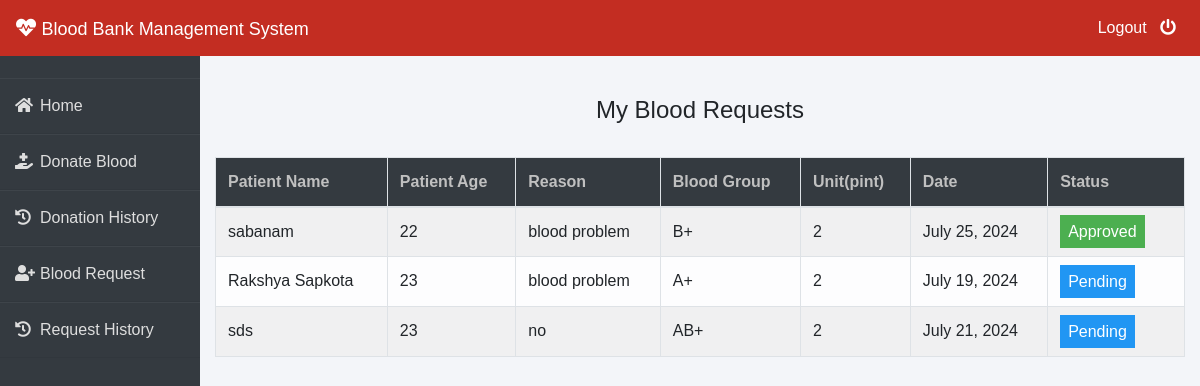
/donor/request-history (signed in), run on the app's committed database.
### blood/models.py (models this page shows, shortened)
class BloodRequest(models.Model):
    request_by_patient=models.ForeignKey(pmodels.Patient,null=True,on_delete=models.CASCADE)
    request_by_donor=models.ForeignKey(dmodels.Donor,null=True,on_delete=models.CASCADE)
    patient_name=models.CharField(max_length=30)
    patient_age=models.PositiveIntegerField()
    reason=models.CharField(max_length=500)
    bloodgroup=models.CharField(max_length=10)
    unit=models.PositiveIntegerField(default=0)
    status=models.CharField(max_length=20,default="Pending")
    date_approved = models.DateField(null=True)
    date=models.DateField(auto_now=True)

### donor/views.py (the view)
# urls.py: path('request-history', views.request_history_view,name='request-history'),
def request_history_view(request):
    donor= models.Donor.objects.get(user_id=request.user.id)
    blood_request=bmodels.BloodRequest.objects.all().filter(request_by_donor=donor)
    return render(request,'donor/request_history.html',{'blood_request':blood_request})

### templates/donor/request_history.html (shortened to what this page needs)
{% extends 'donor/donorbase.html' %}
{% block content %}
{% load widget_tweaks %}
{%load static%}
<head>
   </head>
<br><br>
<div class="container">
    <H4 class="text-center">My Blood Requests</H4><br>
    <table class="table table-light table-hover table-bordered table-striped">
        <thead class="bg-dark">
            <tr>
                <th scope="col" style="color: rgb(192, 192, 192);">Patient Name</th>
                <th scope="col" style="color: rgb(192, 192, 192);">Patient Age</th>
                <th scope="col" style="color: rgb(192, 192, 192);">Reason</th>
                <th scope="col" style="color: rgb(192, 192, 192);">Blood Group</th>
                <th scope="col" style="color: rgb(192, 192, 192);">Unit(pint)</th>
                <th scope="col" style="color: rgb(192, 192, 192);"> Date</th>
                <th scope="col" style="color: rgb(192, 192, 192);">Status</th>
            </tr>
        </thead>
        <tbody>
            {% for t in blood_request %}
            <tr>
                <td> {{t.patient_name}}</td>
                <td>{{t.patient_age}}</td>
                <td>{{t.reason}}</td>
                <td>{{t.bloodgroup}}</td>
                <td>{{t.unit}}</td>
                <td>{{t.date}}</td>
                {% if t.status == 'Approved' %}
                <td><span class="label success"> Approved</span></td>
                {% elif t.status == 'Rejected' %}
                <td><span class="label danger">Rejected</span></td>
                {% else %}
                <td><span style="color: white;margin-left: 0px;" class="label info">Pending</span></td>
                {% endif %}
            </tr>
            {% endfor %}
        </tbody>
    </table>
</div>
{% endblock content %}

### templates/donor/donorbase.html (style rules this page uses)
* { margin: 0; padding: 0; box-sizing: border-box; list-style: none; text-decoration: none; font-family: 'Josefin Sans', sans-serif; }
body { background-color: #f3f5f9; }
.wrapper .main_content .info { margin: 20px; color: #717171; line-height: 25px; }

### templates/donor/request_history.html (style rules this page uses)
.label { color: white; padding: 8px; }
.success { background-color: #4CAF50; }
.info { background-color: #2196F3; }

### data on the page
BloodRequest: patient_name "sabanam", patient_age "22", reason "blood problem", bloodgroup "B+", unit "2", date "July 25, 2024", status "Approved"
BloodRequest: patient_name "Rakshya Sapkota", patient_age "23", reason "blood problem", bloodgroup "A+", unit "2", date "July 19, 2024", status "Pending"
BloodRequest: patient_name "sds", patient_age "23", reason "no", bloodgroup "AB+", unit "2", date "July 21, 2024", status "Pending"
